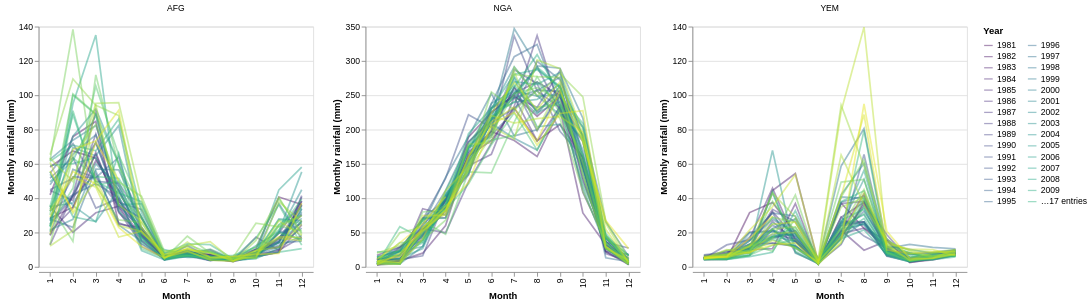

The notebook cell saved with this chart:
### Markdown cell above
### Year-by-year seasonality — do certain years stand out?

Same x-axis (month-of-year), but each line is a single year. Faceted per country, color graded from oldest (purple) to most recent (yellow). Y-axes are independent so each country's range is visible.

### Code cell
season_yearly = (
    df1.groupby(["ISO3", "year", "month"], observed=True)["r1h"]
       .mean()
       .reset_index()
)

alt.Chart(season_yearly).mark_line(opacity=0.45).encode(
    x=alt.X("month:O", title="Month"),
    y=alt.Y("r1h:Q", title="Monthly rainfall (mm)"),
    color=alt.Color("year:O",
                    scale=alt.Scale(scheme="viridis"),
                    title="Year",
                    legend=alt.Legend(columns=2)),
    detail="year:O",
    tooltip=["ISO3", "year", "month", alt.Tooltip("r1h:Q", format=".1f")],
).properties(width=320, height=280).facet(
    column=alt.Column("ISO3:N", title=None)
).resolve_scale(y="independent")

### Figure 1 — Vega-Lite specification as saved in the notebook (floating-point values rounded to 4 significant figures; data arrays with more than 128 entries replaced by an {"elided": "..."} marker saying what was removed)
{"config": {"view": {"continuousWidth": 300, "continuousHeight": 300}}, "data": {"name": "data-79b75df877c5b2c31db5cf89a9c5d532"}, "facet": {"column": {"field": "ISO3", "title": null, "type": "nominal"}}, "spec": {"mark": {"type": "line", "opacity": 0.45}, "encoding": {"color": {"field": "year", "legend": {"columns": 2}, "scale": {"scheme": "viridis"}, "title": "Year", "type": "ordinal"}, "detail": {"field": "year", "type": "ordinal"}, "tooltip": [{"field": "ISO3", "type": "nominal"}, {"field": "year", "type": "quantitative"}, {"field": "month", "type": "quantitative"}, {"field": "r1h", "format": ".1f", "type": "quantitative"}], "x": {"field": "month", "title": "Month", "type": "ordinal"}, "y": {"field": "r1h", "title": "Monthly rainfall (mm)", "type": "quantitative"}}, "height": 280, "width": 320}, "resolve": {"scale": {"y": "independent"}}, "$schema": "https://vega.github.io/schema/vega-lite/v6.4.1.json", "datasets": {"data-79b75df877c5b2c31db5cf89a9c5d532": {"elided": "1632 records"}}}
